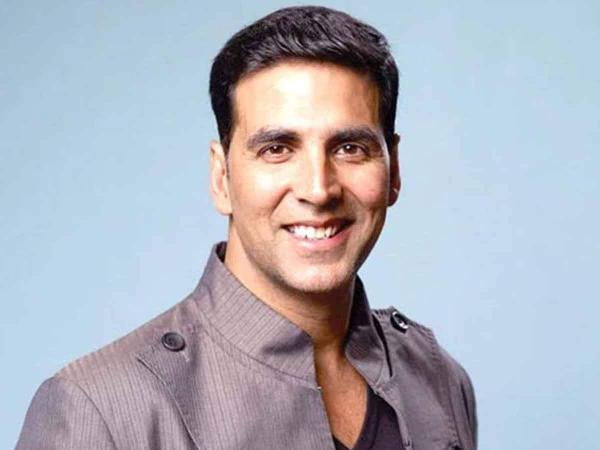
#> input picture session 12/akshay.jpg, 1200 x 900 px (shown at 1/2 size)
$ python useless.py
#> lines starting #> are read from the running program, lines starting #| are printed output that depends on the picture; after the words box and inside, x2 and y2 are one past the last pixel; in counts of white or black regions, pixels touching at a corner belong together
import cv2
import numpy as np


face_data = []

model = cv2.CascadeClassifier('./haarcascade_frontalface_alt.xml')

img = cv2.imread('./akshay.jpg')
#> img is the input picture: shape (900, 1200, 3); mean B, G, R 189.5, 178.5, 174.8
img = cv2.cvtColor(img, cv2.COLOR_BGR2GRAY)
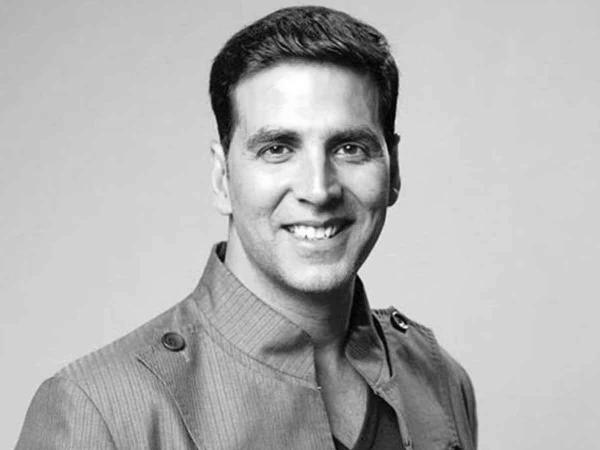
#> img: shape (900, 1200) (shown at 1/2 size); min 0, max 255, mean 178.6

faces = model.detectMultiScale(img, 1.2)
#> faces = [[430, 141, 399, 399]]

for _ in range(20):
	for face in faces:
	    x,y,w,h = face
	    img = cv2.rectangle(img, (x, y), (x+w, y+h), (0,255,0), 4 )


	    # Crop your face
	    offset = 10
	    face_section = img[y-offset : y+h+offset, x-offset : x+offset+w]
	    face_section = cv2.resize(face_section, (100,100) )

	    face_data.append(face_section)
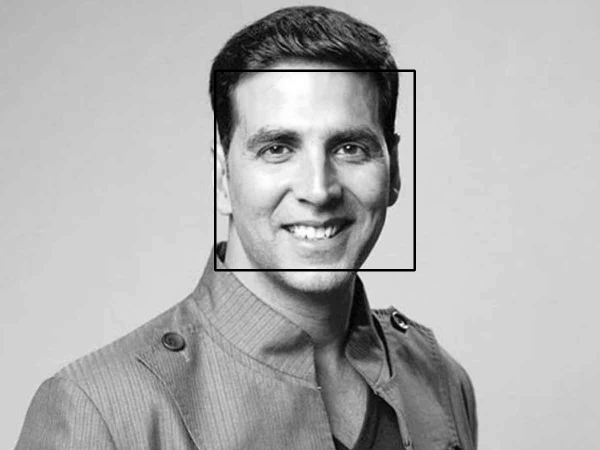
#> img: shape (900, 1200) (shown at 1/2 size); 0.74% of pixels changed, all inside (x1, y1, x2, y2) = (428, 139, 832, 543)
#> after the loop, face_data = 20 items


face_data = np.array(face_data)
face_data = face_data.reshape(face_data.shape[0], 10000 )
print(face_data.shape)
#| (20, 10000)

# save this data

np.save('./data/akshay.npy', face_data )
